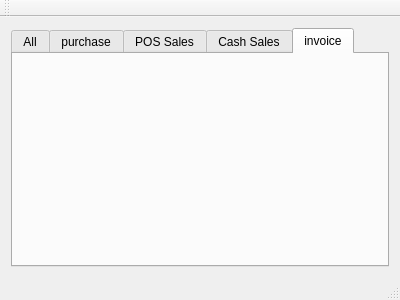
<?xml version="1.0" encoding="UTF-8"?>
<ui version="4.0">
 <class>MainWindow</class>
 <widget class="QMainWindow" name="MainWindow">
  <property name="geometry">
   <rect>
    <x>0</x>
    <y>0</y>
    <width>400</width>
    <height>300</height>
   </rect>
  </property>
  <property name="windowTitle">
   <string>MainWindow</string>
  </property>
  <widget class="QWidget" name="centralWidget">
   <layout class="QGridLayout" name="gridLayout">
    <item row="0" column="0">
     <widget class="TabWidget" name="tabWidget">
      <property name="currentIndex">
       <number>4</number>
      </property>
      <widget class="QWidget" name="tab">
       <attribute name="title">
        <string>All</string>
       </attribute>
      </widget>
      <widget class="QWidget" name="tab_2">
       <attribute name="title">
        <string>purchase</string>
       </attribute>
      </widget>
      <widget class="QWidget" name="tab_3">
       <attribute name="title">
        <string>POS Sales</string>
       </attribute>
      </widget>
      <widget class="QWidget" name="tab_4">
       <attribute name="title">
        <string>Cash Sales</string>
       </attribute>
      </widget>
      <widget class="QWidget" name="tab_5">
       <attribute name="title">
        <string>invoice</string>
       </attribute>
      </widget>
     </widget>
    </item>
   </layout>
  </widget>
  <widget class="QMenuBar" name="menuBar">
   <property name="geometry">
    <rect>
     <x>0</x>
     <y>0</y>
     <width>400</width>
     <height>21</height>
    </rect>
   </property>
  </widget>
  <widget class="QToolBar" name="mainToolBar">
   <attribute name="toolBarArea">
    <enum>TopToolBarArea</enum>
   </attribute>
   <attribute name="toolBarBreak">
    <bool>false</bool>
   </attribute>
  </widget>
  <widget class="QStatusBar" name="statusBar"/>
 </widget>
 <layoutdefault spacing="6" margin="11"/>
 <customwidgets>
  <customwidget>
   <class>TabWidget</class>
   <extends>QTabWidget</extends>
   <header>tabwidget.h</header>
   <container>1</container>
  </customwidget>
 </customwidgets>
 <resources/>
 <connections/>
</ui>
